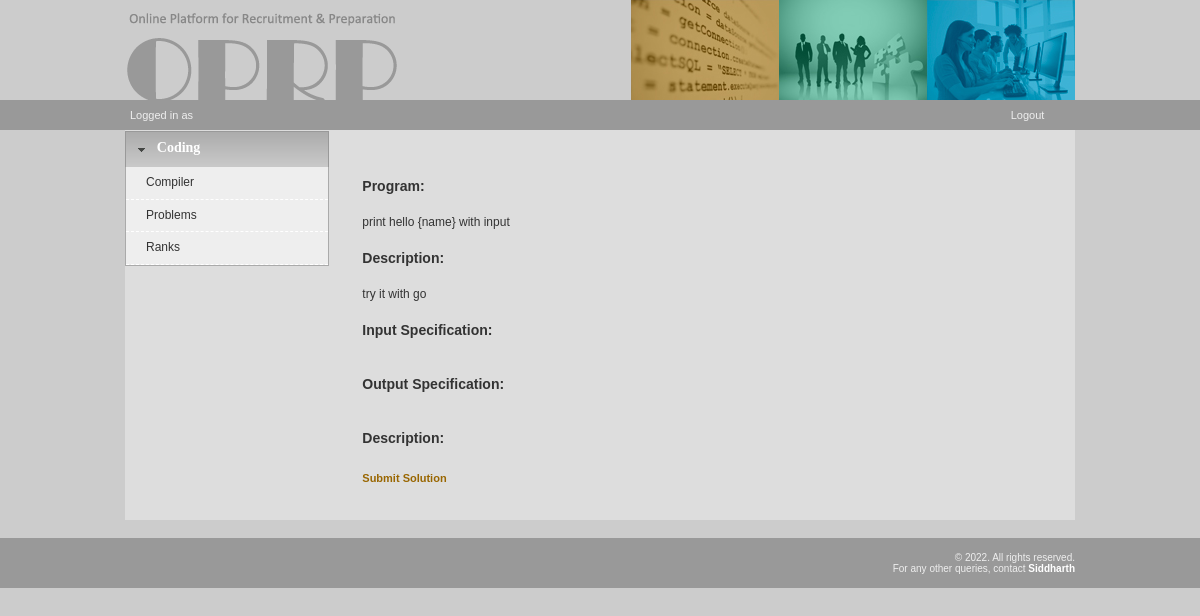
Screenshot of /oprp/online_compiler/problem.php?que_value=gy2fztwy (signed in) with the database file from the repository.
### tables this page shows
CREATE TABLE `question` (`que_id`, `que_value`, `que_title`, `que_description`, `que_input`, `que_output`, `output_description`, `exec_time`, `marks`, `points`, `universal`, `contest_value`, `submitted_on`);

### oprp/_php/sqlite_database.php (called while the page is built, shortened)
<?php
class SQLiteDatabase implements DatabaseInterface {
    public $pdo;
    public function open_conn() {
        try {
            $base_dir = realpath(dirname(__FILE__) . '/../../');
            $db_path = $base_dir . '/oprp.sqlite';
            $this->pdo = new PDO('sqlite:' . $db_path);
            $this->pdo->setAttribute(PDO::ATTR_ERRMODE, PDO::ERRMODE_EXCEPTION);
        } catch (PDOException $e) {
            $this->pdo = null;
            error_log('Database Connection Failed: ' . $e->getMessage());
        }
    }
    public function query($sql, $params = []) {
        try {
            $stmt = $this->pdo->prepare($sql);
            $stmt->execute($params);
            if (strncasecmp(trim($sql), 'SELECT', 6) === 0) {
                $stmt->all_rows = $stmt->fetchAll(PDO::FETCH_ASSOC);
                $stmt->current_row = 0;
            }
            return $stmt;
        } catch (PDOException $e) {
            error_log('Database Query Failed: ' . $e->getMessage());
            return false;
        }
    }
    public function fetch_array($result) {
        if ($result instanceof PDOStatement) {
            if (isset($result->all_rows)) {
                if ($result->current_row < count($result->all_rows)) {
                    return $result->all_rows[$result->current_row++];
                }
                return false;
            }
            return $result->fetch(PDO::FETCH_ASSOC);
        }
        return false;
    }
}
$db = new SQLiteDatabase();
?>

### oprp/online_compiler/_php/function.php (called while the page is built, shortened)
<?php
function getQuestionByValue($que_value)
{
	global $db;
	$sql = "select * from question where que_value='".$que_value."'";
	$result = $db->query($sql);
	$row = $db->fetch_array($result);
	if($result)
		return $row;
	else
		return null;
}
?>

### oprp/online_compiler/problem.php (the view, shortened to what this page needs)
<?php require_once("_php/init_compiler.php");
$que_value = null;
if(isset($_GET['que_value']))
	$que_value = $_GET['que_value'];
?>
<!DOCTYPE html PUBLIC "-//W3C//DTD XHTML 1.0 Transitional//EN" "http://www.w3.org/TR/xhtml1/DTD/xhtml1-transitional.dtd">
<html xmlns="http://www.w3.org/1999/xhtml">
<head>
<?php include("../_include/design.php"); ?>
</head>
<body>
<?php include("../_include/header.php"); ?>
<?php include("_php/topmenu.php"); ?>
<?php include_once("_php/menu.php"); ?>
<table width="100%" cellpadding="0" cellspacing="30" border="0">
    <tr><td align="left" style="font-size:12px; line-height:18px">
    <?php
    if($que_value != null)
	{
	$row = getQuestionByValue($que_value);
		?>
        <table width="100%">
        	<tr>
            	<td width="500"><h3>Program:</h3></td>
            </tr>
            <tr>
            	<td><?php echo $row['que_title']; ?></td>
            </tr>
            <tr>
            	<td><h3>Description:</h3></td>
            </tr>
            <tr>
                <td><?php echo $row['que_description']; ?></td>
            </tr>
            <tr>
            	<td><h3>Input Specification:</h3></td>
            </tr>
            <tr>
                <td><?php echo $row['que_input']; ?></td>
            </tr>
            <tr>
            	<td><h3>Output Specification:</h3></td>
            </tr>
            <tr>
                <td><?php echo $row['que_output']; ?></td>
            </tr>
            <tr>
            	<td><h3>Description:</h3></td>
            </tr>
            <tr>
                <td><?php echo $row['output_description']; ?></td>
            </tr>
            <?php if(isset($session->user_id)) { ?>
            <tr>
                <td class="contentLinks"><a href='index.php?que_value=<?php echo $que_value; ?>'>Submit Solution</a></td>
            </tr>
            <?php } ?>
        </table>
        <?php
	}
?>
    </td></tr>
</table>
<?php include("../_include/footer.php"); ?>
</body>
</html>

### oprp/_css/main.css (style rules this page uses)
body { margin-left: 0px; margin-top: 0px; margin-right: 0px; margin-bottom: 0px; background-color: #CCC; }
table { max-width: 100%; }
.contentLinks a { text-decoration:none; font-weight:bold; font-size:11px; color:#960; }

### rows the page displays
question: que_title "print hello {name} with input", que_description "try it with go"
